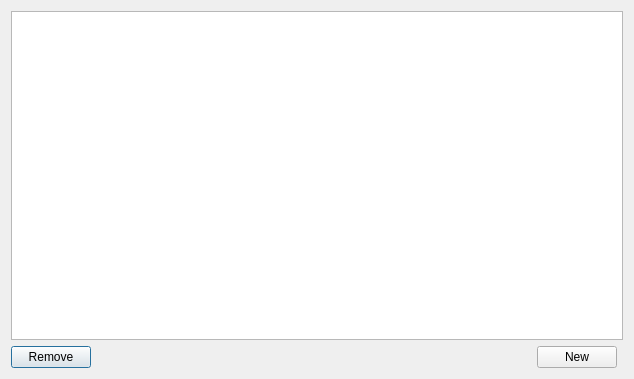
<?xml version="1.0" encoding="UTF-8"?>
<ui version="4.0">
 <class>FontListWindow</class>
 <widget class="QDialog" name="FontListWindow">
  <property name="geometry">
   <rect>
    <x>0</x>
    <y>0</y>
    <width>634</width>
    <height>379</height>
   </rect>
  </property>
  <property name="windowTitle">
   <string>Dialog</string>
  </property>
  <layout class="QGridLayout" name="gridLayout">
   <item row="2" column="1">
    <spacer name="horizontalSpacer">
     <property name="orientation">
      <enum>Qt::Horizontal</enum>
     </property>
     <property name="sizeHint" stdset="0">
      <size>
       <width>40</width>
       <height>20</height>
      </size>
     </property>
    </spacer>
   </item>
   <item row="0" column="0" colspan="4">
    <widget class="QTableView" name="tableView"/>
   </item>
   <item row="2" column="2">
    <widget class="QPushButton" name="newButton">
     <property name="text">
      <string>New</string>
     </property>
     <property name="autoDefault">
      <bool>false</bool>
     </property>
    </widget>
   </item>
   <item row="2" column="0">
    <widget class="QPushButton" name="removeButton">
     <property name="text">
      <string>Remove</string>
     </property>
    </widget>
   </item>
  </layout>
 </widget>
 <resources/>
 <connections/>
</ui>
